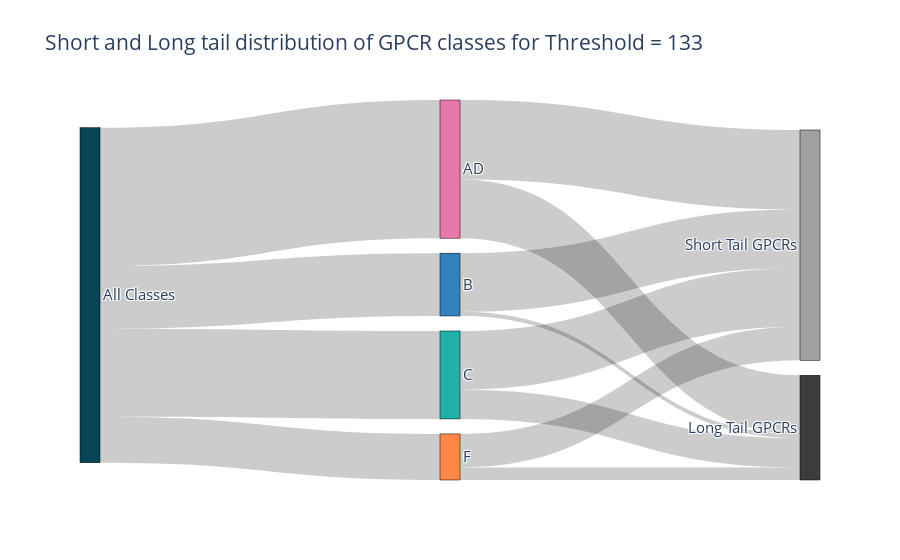

Notebook code cell kept with this figure:
### Code cell
fig = gpcr.plots.sankey_gpcr_classes(gpcr_classes=["B", "C", "F", "AD"])

### Figure 1 — Plotly figure (JSON) as saved in the notebook; plotly's stock layout.template omitted (floating-point values rounded to 4 significant figures)
{"data": [{"link": {"source": [0, 0, 0, 0, 1, 2, 3, 4, 1, 2, 3, 4], "target": [1, 2, 3, 4, 5, 5, 5, 5, 6, 6, 6, 6], "value": [15, 21, 11, 33, 14, 14, 8, 19, 1, 7, 3, 14]}, "node": {"color": ["#074457", "#3182BD", "#20B2AA", "#FF8745", "#E978AA", "#A1A1A1", "#3C3C3C"], "label": ["All Classes", "B", "C", "F", "AD", "Short Tail GPCRs", "Long Tail GPCRs"], "line": {"color": "black", "width": 0.5}, "pad": 15, "thickness": 20}, "type": "sankey"}], "layout": {"font": {"size": 15}, "title": {"text": "Short and Long tail distribution of GPCR classes for Threshold = 133"}}}
